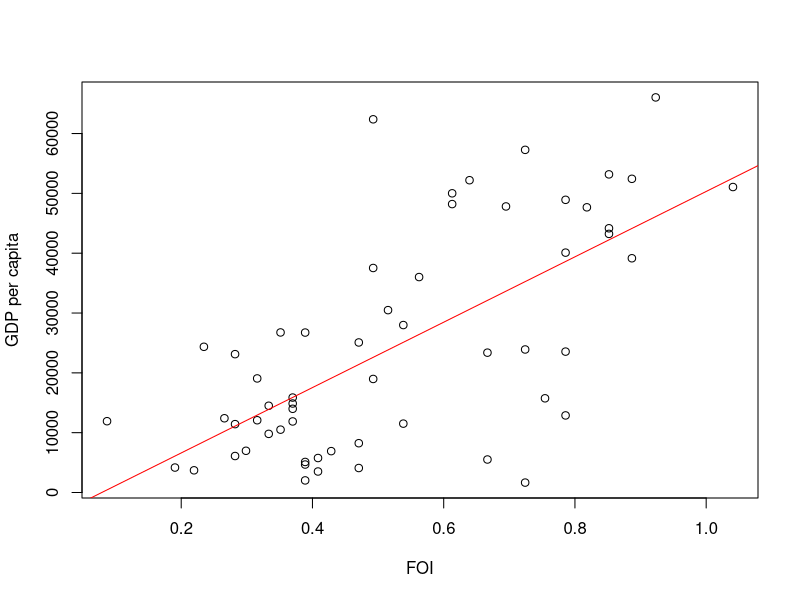
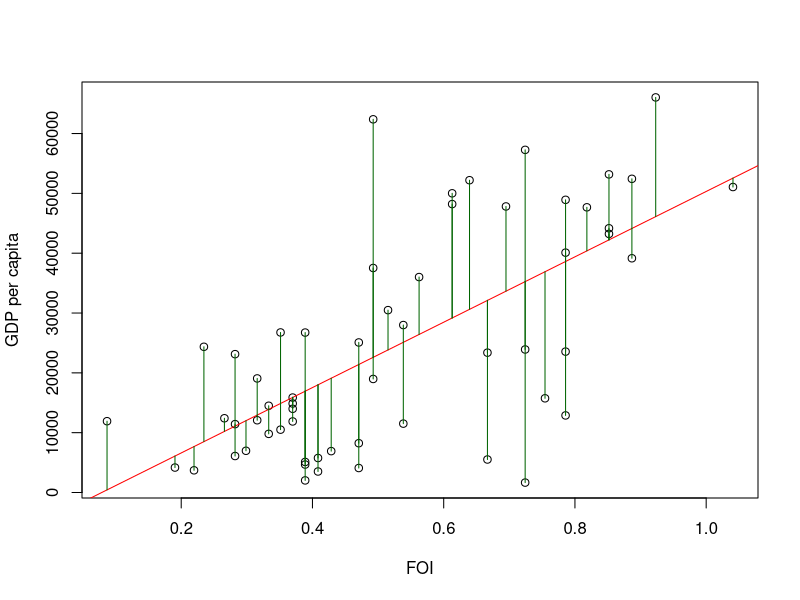
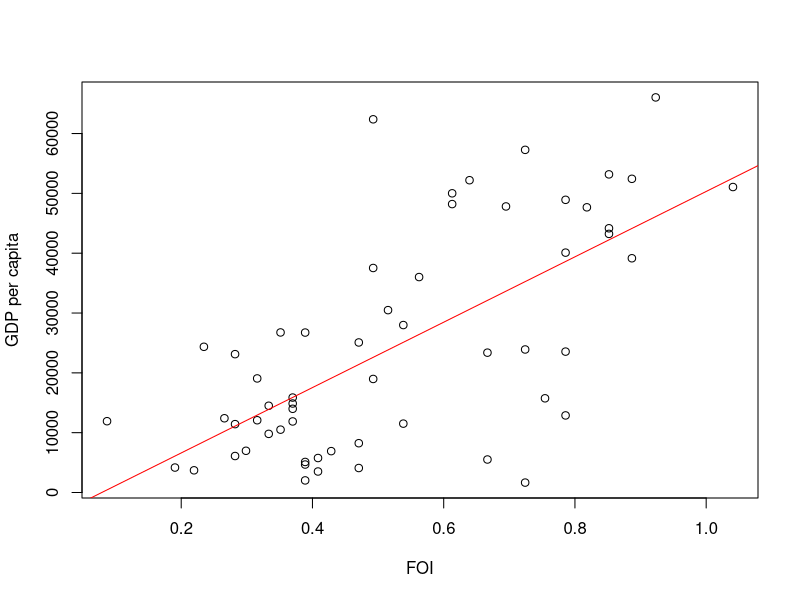
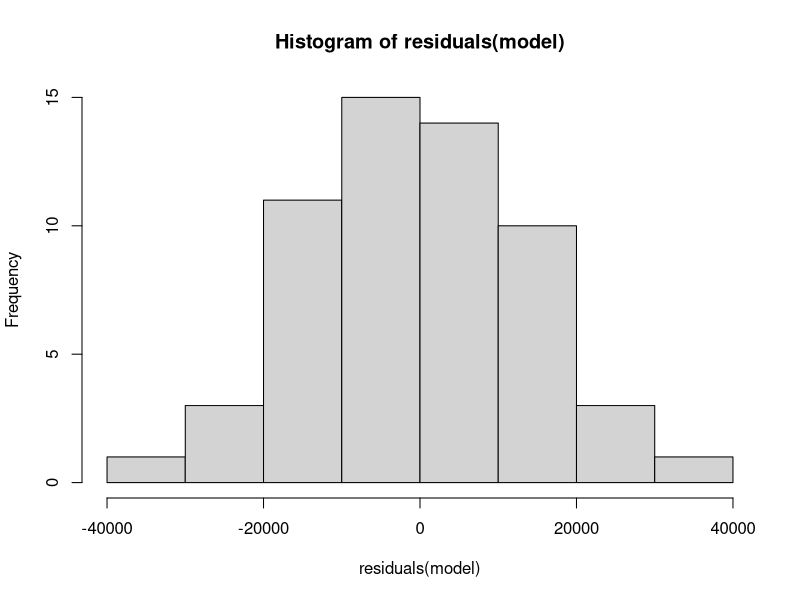

These figures' R source, in order: (Note: this script raises an error after producing the figures.)
## ---- chunk 1
library(dplyr)
df <- read.csv("FOI.csv")
df$GDP <- df$NY.GDP.PCAP.PP.KD
df %>% filter(SP.POP.TOTL*IT.NET.USER.ZS/100 > 5000000) -> df
model <- lm(GDP~FOI, df)

plot(df$FOI, df$GDP, xlab="FOI", ylab="GDP per capita")
abline(model$coefficients[1], model$coefficients[2], col="red")
## ---- chunk 2
library(dplyr)
plot(df$FOI, df$GDP, xlab="FOI", ylab="GDP per capita")
abline(model$coefficients[1], model$coefficients[2], col="red")
segments(df$FOI,model$fitted.values, df$FOI,df$GDP, col="darkgreen")
## ---- chunk 3
model <- lm(GDP~FOI, df)
print(model)
## ---- chunk 4
model$coefficients
## ---- chunk 5
plot(df$FOI, df$GDP, xlab="FOI", ylab="GDP per capita")
abline(model$coefficients[1], model$coefficients[2], col="red")
## ---- chunk 6
head(residuals(model))
## ---- chunk 7
head(predict(model))
## ---- chunk 8
var(df$GDP)
var(residuals(model))
1-var(residuals(model))/var(df$GDP)
## ---- chunk 9
summary(model)

summary(model)$r.squared
## ---- chunk 10
summary(model)$r.squared
cor(df$GDP, predict(model))^2
## ---- chunk 11
model2 <- lm(GDP~FOI+IT.NET.USER.ZS, df)
## ---- chunk 12
summary(model2)
## ---- chunk 13
mean(residuals(model))
## ---- chunk 14
hist(residuals(model))
## ---- chunk 15
cor(residuals(model))
## ---- chunk 16
plot(predict(model), residuals(model))
